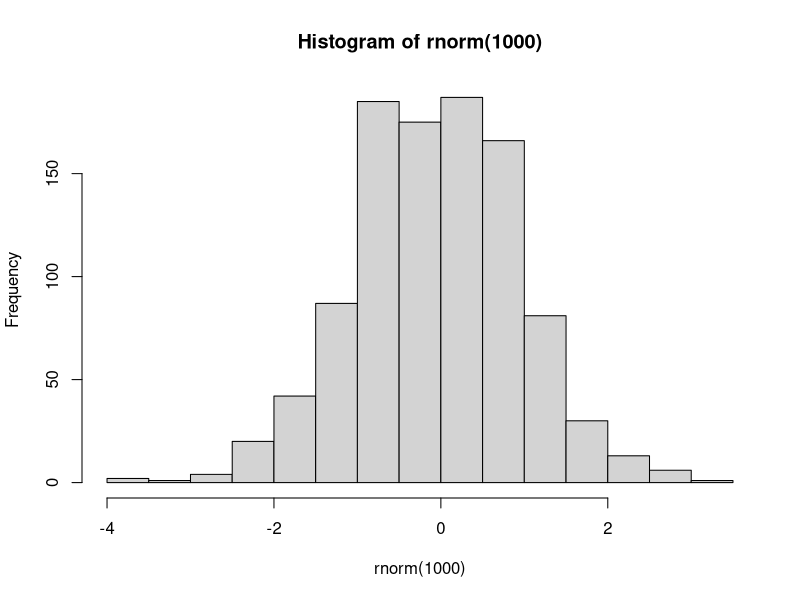

Recreate this plot in R.
## ---- chunk 1
hist(rnorm(1000))
